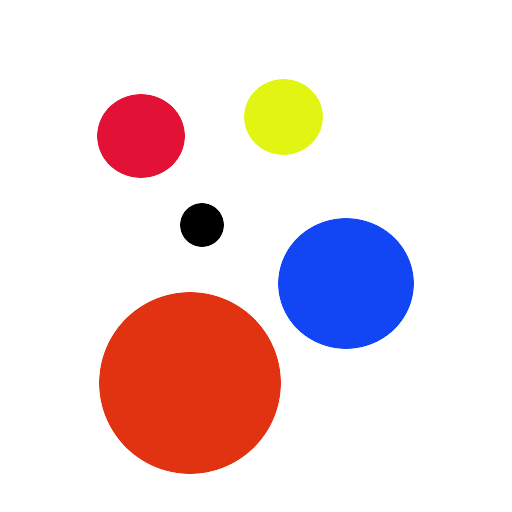
#> input picture Day2_Assignment_Diyaansh/test_images/test1.jpg, 512 x 512 px
$ python circle_detector.py
#> lines starting #> are read from the running program, lines starting #| are printed output that depends on the picture; after the words box and inside, x2 and y2 are one past the last pixel; in counts of white or black regions, pixels touching at a corner belong together
import os
import cv2
import numpy as np
import matplotlib.pyplot as plt

def preprocess_image(image_path):
    """
    Load an preprocess image for circle detection.

    Args:
        image_path (str): Path to the input image.

    Returns:
        tuple: (original_color, preprocessed_gray) or (None, None)
    """

    try:
        if not isinstance(image_path, str):
            print("Error: image_path must be a string.")
            return (None, None)

        original_color = cv2.imread(image_path)

        if original_color is None:
            print(f"Error: Unable to load image at {image_path}")
            return (None, None)

        gray_image = cv2.cvtColor(original_color, cv2.COLOR_BGR2GRAY)

        preprocessed_gray = cv2.GaussianBlur(gray_image, (21, 21), 2)

        return (original_color, preprocessed_gray)
    except Exception as e:
        print(f"Error occurred while preprocessing image: {e}")
        return (None, None)

def detect_circles(gray_image, dp = 1.2, minDist = 10, param1=100,
                   param2=35, minRadius = 10, maxRadius = 100):
    """
    Detect circles using Hough Circle Transform.

    Args:
        gray_image (numpy.ndarray): Preprocessed grayscale image.
        dp (float): Inverse ratio of the accumulator resolution to the image resolution.
        minDist (int): Minimum distance between detected centers.
        param1 (int): Upper threshold for the Canny edge detector.
        param2 (int): Threshold for center detection.
        minRadius (int): Minimum circle radius.
        maxRadius (int): Maximum circle radius.

    Returns:
        numpy array of circles or None
    """
    if gray_image is None:
        print("Error: detect_circles received a NoneType image. Ensure preprocessing was successful.")
        return None

    circles = cv2.HoughCircles(gray_image, cv2.HOUGH_GRADIENT, dp, minDist, param1=param1,
                               param2=param2, minRadius=minRadius, maxRadius=maxRadius)

    if circles is not None:
        circles = np.uint16(np.around(circles))
        return circles
    else:
        return None

def visualize_circles(image, circles, save_path = None):
    """
    Draw detected circles on the image, label ID/radius and display side-by-side.

    Args:
        image: Original color image
        circles: Array of detected circles
        save_path: Optional Path to save annotated image
    """
    if image is None:
        print("Error: No image provided for visualization.")
        return None

    annotated_image = image.copy()

    if circles is not None:

        for idx, circle in enumerate(circles[0, :]):
            cx, cy, radius = circle

            cv2.circle(annotated_image, (cx, cy), radius, (0, 255, 0), 2)
            cv2.circle(annotated_image, (cx, cy), 2, (0, 0, 255), 3)

            label = f"ID:{idx+1} R:{radius}"
            cv2.putText(annotated_image, label, (cx + 10, cy - 10),
                         cv2.FONT_HERSHEY_SIMPLEX, 0.4, (255, 255, 255), 1)

    original_rgb = cv2.cvtColor(image, cv2.COLOR_BGR2RGB)
    annotated_rgb = cv2.cvtColor(annotated_image, cv2.COLOR_BGR2RGB)

    fig, (ax1, ax2) = plt.subplots(1, 2, figsize=(15, 7))

    ax1.imshow(original_rgb)
    ax1.set_title("Original Image")
    ax1.axis('off')

    ax2.imshow(annotated_rgb)
    ax2.set_title("Annotated Results (ID & Radius)")
    ax2.axis('off')

    plt.tight_layout()
    if save_path is not None:
        plt.savefig(save_path)
        print(f"Side-by-side plot saved to {save_path}")

    plt.show()


def calculate_statistics(circles, export_path=None):
    """
    Calculate and display statistics of detected circles.

    Args:
        circles: Array of detected circles

    Returns:
        dict: Statistics dictionary
    """
    if circles is None:
        print("No circles detected.")
        return {}

    radii = [circle[2] for circle in circles[0, :]]
    stats = {
        "total_circles": len(radii),
        "min_radius": np.min(radii),
        "max_radius": np.max(radii),
        "mean_radius": np.mean(radii),
    }

    output_lines = []
    print("-------- Circle Detection Statistics --------")
    for key, value in stats.items():
        print(f"{key}: {value}")
        output_lines.append(f"{key}: {value}")

    print("-------- Individual Circle Statistics --------")
    for circle in circles[0, :]:
        cx, cy, radius = circle
        print(f"Circle ID: {circle[0]}, Center: ({cx}, {cy}), Radius: {radius}")
        output_lines.append(f"Circle ID: {circle[0]}, Center: ({cx}, {cy}), Radius: {radius}")

    if export_path:
        with open(export_path, "w") as f:
            f.write("\n".join(output_lines))
        print(f"Statistics exported to {export_path}")
    return stats

def main():
    """ Main function to execute circle detection pipeline."""
    while True:
        image_path = input("Enter the path to the image(Eg: test1.jpg): ")

        if not image_path.strip():
            print("Error: Image path cannot be empty. Please try again.")
            continue

        if not os.path.exists(image_path):
            print(f"Error: The file at {image_path} does not exist. Please try again.")
            continue

        break
#> this loop made 1 pass; the answer given on pass 1: test_images/test1.jpg

    script_dir = os.path.dirname(os.path.abspath(__file__))

    save_folder_name = input("Enter save folder (press Enter for default 'results'): ").strip()
#> the answer given: out.png
    if not save_folder_name:
        save_folder_name = "results"

    save_folder = os.path.join(script_dir, save_folder_name)

    if not os.path.exists(save_folder):
        os.makedirs(save_folder)
        print(f"Created folder: {save_folder}")

    base_name = os.path.splitext(os.path.basename(image_path))[0]
    save_img_path = os.path.join(save_folder, f"result_{base_name}.jpg")
    save_stats_path = os.path.join(save_folder, f"statistics_{base_name}.txt")

    image = cv2.imread(image_path)
#> image is the input picture: shape (512, 512, 3); mean B, G, R 220.8, 218.1, 236.8
    if image is None:
        print(f"Error: Unable to load image at {image_path}")
        return

    original_color, preprocessed_gray = preprocess_image(image_path)
#> in preprocess_image, `gray_image = cv2.cvtColor(original_color, cv2.COLOR_BGR2GRAY)`:
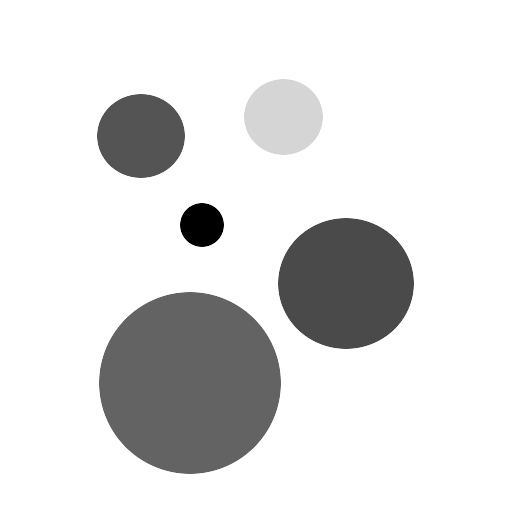
#> gray_image: shape (512, 512); min 0, max 255, mean 224
    circles = detect_circles(preprocessed_gray)
#> in detect_circles, `circles = cv2.HoughCircles(gray_image, cv2.HOUGH_GRADIENT, dp, minDist..`: circles = [[189, 382.2, 90.16], [347.4, 283.8, 65.68], [141, 133.8, 43.36], [201, 225, 21.04], [343.8, 273, 75.52]]
#> in detect_circles, `circles = np.uint16(np.around(circles))`: circles = [[189, 382, 90], [347, 284, 66], [141, 134, 43], [201, 225, 21], [344, 273, 76]]
    visualize_circles(original_color, circles, save_img_path if save_img_path.strip() else None)
#> the loop in visualize_circles, `for idx, circle in enumerate(circles[0, :]):` made 5 passes
#> (cx, cy, radius, label) on passes 1 to 5: (189, 382, 90, 'ID:1 R:90'), (347, 284, 66, 'ID:2 R:66'), (141, 134, 43, 'ID:3 R:43'), (201, 225, 21, 'ID:4 R:21'), (344, 273, 76, 'ID:5 R:76')
#> after the loop in visualize_circles, `for idx, circle in enumerate(circles[0, :]):`:
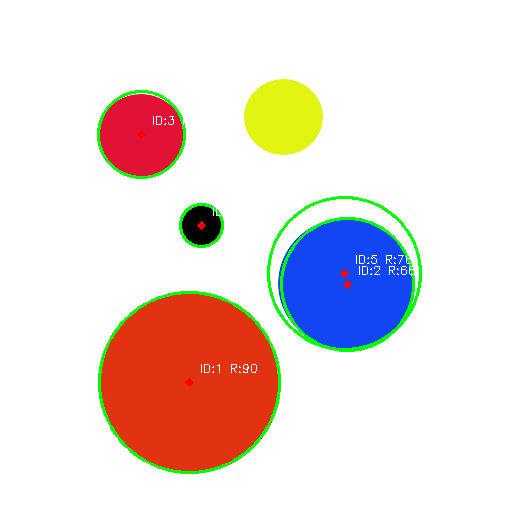
#> annotated_image: shape (512, 512, 3); 2.27% of pixels changed, all inside (x1, y1, x2, y2) = (97, 90, 422, 474)
#> in visualize_circles, `plt.savefig(save_path)`:
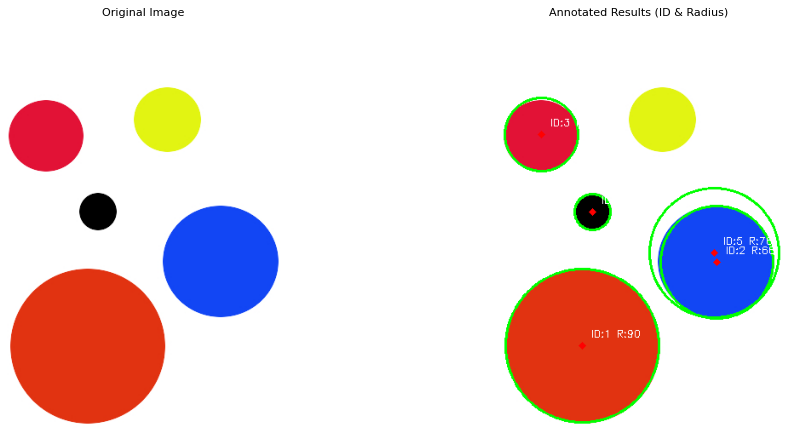
#> figure drawn by matplotlib, 2 panels
    calculate_statistics(circles, export_path=save_stats_path if save_stats_path.strip() else None)
#> in calculate_statistics, `radii = [circle[2] for circle in circles[0, :]]`: radii = [90, 66, 43, 21, 76]
#> in calculate_statistics, `stats = { "total_circles": len(radii), "min_radius": np.min(radii), "m..`: stats = {'total_circles': 5, 'min_radius': 21, 'max_radius': 90, 'mean_radius': 59.2}
#> the loop in calculate_statistics, `for key, value in stats.items():` made 4 passes
#> (key, value) on passes 1 to 4: ('total_circles', 5), ('min_radius', 21), ('max_radius', 90), ('mean_radius', 59.2)
#| total_circles: 5
#| min_radius: 21
#| max_radius: 90
#| mean_radius: 59.2
#> after the loop in calculate_statistics, `for key, value in stats.items():`: output_lines = ['total_circles: 5', 'min_radius: 21', 'max_radius: 90', 'mean_radius: 59.2']
#> the loop in calculate_statistics, `for circle in circles[0, :]:` made 5 passes
#| Circle ID: 189, Center: (189, 382), Radius: 90
#| Circle ID: 347, Center: (347, 284), Radius: 66
#| Circle ID: 141, Center: (141, 134), Radius: 43
#| Circle ID: 201, Center: (201, 225), Radius: 21
#| Circle ID: 344, Center: (344, 273), Radius: 76
#> after the loop in calculate_statistics, `for circle in circles[0, :]:`: output_lines = 9 items

if __name__ == "__main__":
    main()

$ run again, on Day2_Assignment_Diyaansh/test_images/test2.png
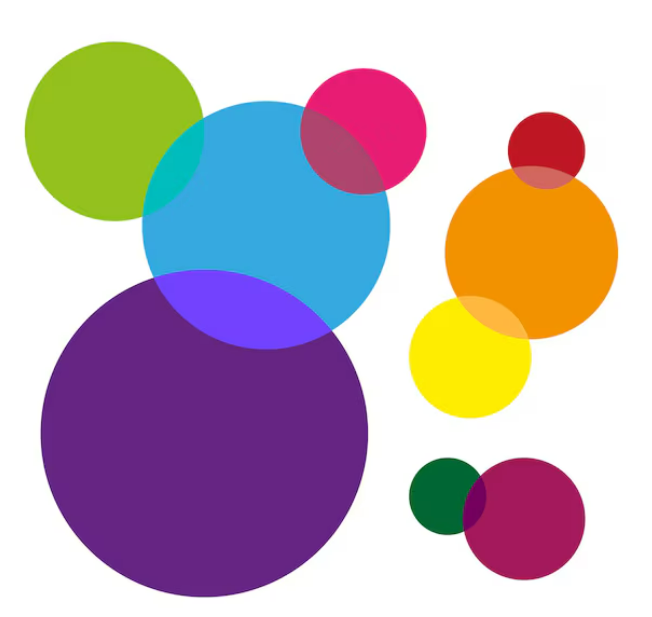
#> input picture Day2_Assignment_Diyaansh/test_images/test2.png, 652 x 617 px
#> the loop in main, `while True:` made 1 pass; the answer given on pass 1: test_images/test2.png
#> in main, image is the input picture: shape (617, 652, 3); mean B, G, R 181.9, 175.2, 191.1
#> in preprocess_image, `gray_image = cv2.cvtColor(original_color, cv2.COLOR_BGR2GRAY)`:
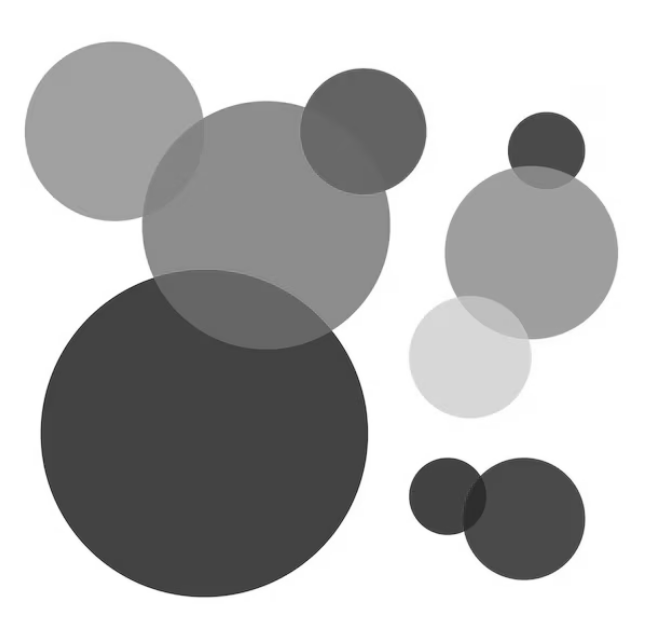
#> gray_image: shape (617, 652); min 37, max 255, mean 180.7
#> in detect_circles, `circles = cv2.HoughCircles(gray_image, cv2.HOUGH_GRADIENT, dp, minDist..`: circles = [[531, 252.6, 86.44], [523.8, 519, 60.88], [113.4, 131.4, 90.16], [363, 131.4, 63.64], [447, 496.2, 38.2], [545.4, 150.6, 38.44], [121.8, 125.4, 80.44], [540.6, 249, 76.84], [523.8, 245.4, 77.32], [537, 262.2, 75.52]]
#> in detect_circles, `circles = np.uint16(np.around(circles))`: circles = [[531, 253, 86], [524, 519, 61], [113, 131, 90], [363, 131, 64], [447, 496, 38], [545, 151, 38], [122, 125, 80], [541, 249, 77], [524, 245, 77], [537, 262, 76]]
#> the loop in visualize_circles, `for idx, circle in enumerate(circles[0, :]):` made 10 passes
#> (cx, cy, radius, label) on passes 1 to 8: (531, 253, 86, 'ID:1 R:86'), (524, 519, 61, 'ID:2 R:61'), (113, 131, 90, 'ID:3 R:90'), (363, 131, 64, 'ID:4 R:64'), (447, 496, 38, 'ID:5 R:38'), (545, 151, 38, 'ID:6 R:38'), (122, 125, 80, 'ID:7 R:80'), (541, 249, 77, 'ID:8 R:77')
#> in visualize_circles, `plt.savefig(save_path)`:
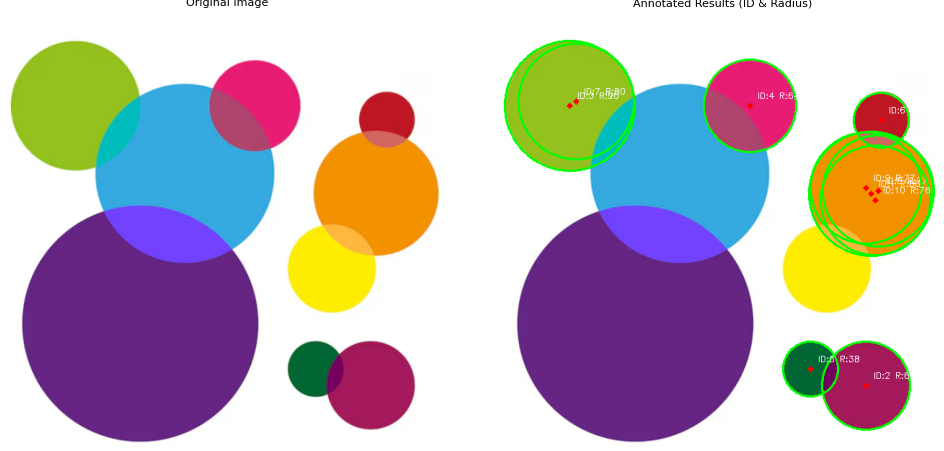
#> figure drawn by matplotlib, 2 panels
#> radii = [86, 61, 90, 64, 38, 38, 80, 77, 77, 76]
#> stats = {'total_circles': 10, 'min_radius': 38, 'max_radius': 90, 'mean_radius': 68.7}
#> the loop in calculate_statistics, `for key, value in stats.items():` made 4 passes
#> (key, value) on passes 1 to 4: ('total_circles', 10), ('min_radius', 38), ('max_radius', 90), ('mean_radius', 68.7)
#> (printed output is left out)
#> after the loop in calculate_statistics, `for key, value in stats.items():`: output_lines = ['total_circles: 10', 'min_radius: 38', 'max_radius: 90', 'mean_radius: 68.7']
#> the loop in calculate_statistics, `for circle in circles[0, :]:` made 10 passes
#> (printed output is left out)
#> after the loop in calculate_statistics, `for circle in circles[0, :]:`: output_lines = 14 items
